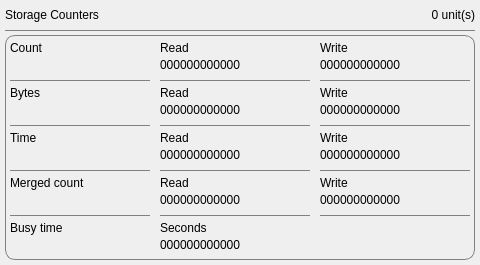
<?xml version="1.0" encoding="UTF-8"?>
<ui version="4.0">
 <class>sostwind</class>
 <widget class="QDialog" name="sostwind">
  <property name="geometry">
   <rect>
    <x>0</x>
    <y>0</y>
    <width>480</width>
    <height>265</height>
   </rect>
  </property>
  <property name="sizePolicy">
   <sizepolicy hsizetype="Fixed" vsizetype="Fixed">
    <horstretch>0</horstretch>
    <verstretch>0</verstretch>
   </sizepolicy>
  </property>
  <property name="minimumSize">
   <size>
    <width>480</width>
    <height>265</height>
   </size>
  </property>
  <property name="maximumSize">
   <size>
    <width>480</width>
    <height>265</height>
   </size>
  </property>
  <property name="font">
   <font/>
  </property>
  <property name="windowTitle">
   <string>MainWindow</string>
  </property>
  <widget class="QWidget" name="sostwdgt" native="true">
   <property name="geometry">
    <rect>
     <x>0</x>
     <y>0</y>
     <width>480</width>
     <height>265</height>
    </rect>
   </property>
   <property name="sizePolicy">
    <sizepolicy hsizetype="Fixed" vsizetype="Fixed">
     <horstretch>0</horstretch>
     <verstretch>0</verstretch>
    </sizepolicy>
   </property>
   <property name="minimumSize">
    <size>
     <width>480</width>
     <height>265</height>
    </size>
   </property>
   <property name="maximumSize">
    <size>
     <width>480</width>
     <height>265</height>
    </size>
   </property>
   <widget class="Line" name="sostlin3">
    <property name="geometry">
     <rect>
      <x>5</x>
      <y>30</y>
      <width>470</width>
      <height>1</height>
     </rect>
    </property>
    <property name="sizePolicy">
     <sizepolicy hsizetype="Fixed" vsizetype="Fixed">
      <horstretch>0</horstretch>
      <verstretch>0</verstretch>
     </sizepolicy>
    </property>
    <property name="minimumSize">
     <size>
      <width>470</width>
      <height>1</height>
     </size>
    </property>
    <property name="maximumSize">
     <size>
      <width>470</width>
      <height>1</height>
     </size>
    </property>
    <property name="styleSheet">
     <string notr="true">border: 1px solid #808080;</string>
    </property>
    <property name="orientation">
     <enum>Qt::Horizontal</enum>
    </property>
   </widget>
   <widget class="QLabel" name="sostlabl">
    <property name="geometry">
     <rect>
      <x>5</x>
      <y>5</y>
      <width>205</width>
      <height>20</height>
     </rect>
    </property>
    <property name="sizePolicy">
     <sizepolicy hsizetype="Fixed" vsizetype="Fixed">
      <horstretch>0</horstretch>
      <verstretch>0</verstretch>
     </sizepolicy>
    </property>
    <property name="minimumSize">
     <size>
      <width>205</width>
      <height>20</height>
     </size>
    </property>
    <property name="maximumSize">
     <size>
      <width>205</width>
      <height>20</height>
     </size>
    </property>
    <property name="styleSheet">
     <string notr="true">font: 15pt &quot;JetBrains Mono&quot;;</string>
    </property>
    <property name="text">
     <string>Storage Counters</string>
    </property>
   </widget>
   <widget class="QLabel" name="sostqant">
    <property name="geometry">
     <rect>
      <x>270</x>
      <y>5</y>
      <width>205</width>
      <height>20</height>
     </rect>
    </property>
    <property name="sizePolicy">
     <sizepolicy hsizetype="Fixed" vsizetype="Fixed">
      <horstretch>0</horstretch>
      <verstretch>0</verstretch>
     </sizepolicy>
    </property>
    <property name="minimumSize">
     <size>
      <width>205</width>
      <height>20</height>
     </size>
    </property>
    <property name="maximumSize">
     <size>
      <width>205</width>
      <height>20</height>
     </size>
    </property>
    <property name="styleSheet">
     <string notr="true">font: 15pt &quot;JetBrains Mono&quot;;</string>
    </property>
    <property name="text">
     <string>0 unit(s)</string>
    </property>
    <property name="alignment">
     <set>Qt::AlignRight|Qt::AlignTrailing|Qt::AlignVCenter</set>
    </property>
   </widget>
   <widget class="QFrame" name="frame">
    <property name="geometry">
     <rect>
      <x>5</x>
      <y>35</y>
      <width>470</width>
      <height>225</height>
     </rect>
    </property>
    <property name="sizePolicy">
     <sizepolicy hsizetype="Fixed" vsizetype="Fixed">
      <horstretch>0</horstretch>
      <verstretch>0</verstretch>
     </sizepolicy>
    </property>
    <property name="minimumSize">
     <size>
      <width>470</width>
      <height>225</height>
     </size>
    </property>
    <property name="maximumSize">
     <size>
      <width>470</width>
      <height>225</height>
     </size>
    </property>
    <property name="styleSheet">
     <string notr="true">background: transparent; border: 1px solid #808080; border-radius: 10px;</string>
    </property>
    <property name="frameShape">
     <enum>QFrame::StyledPanel</enum>
    </property>
    <property name="frameShadow">
     <enum>QFrame::Raised</enum>
    </property>
    <widget class="QLabel" name="soctwtlb">
     <property name="geometry">
      <rect>
       <x>315</x>
       <y>5</y>
       <width>150</width>
       <height>15</height>
      </rect>
     </property>
     <property name="sizePolicy">
      <sizepolicy hsizetype="Fixed" vsizetype="Fixed">
       <horstretch>0</horstretch>
       <verstretch>0</verstretch>
      </sizepolicy>
     </property>
     <property name="minimumSize">
      <size>
       <width>150</width>
       <height>15</height>
      </size>
     </property>
     <property name="maximumSize">
      <size>
       <width>150</width>
       <height>15</height>
      </size>
     </property>
     <property name="styleSheet">
      <string notr="true">font: 10pt &quot;Inter&quot;; border: none;</string>
     </property>
     <property name="text">
      <string>Write</string>
     </property>
    </widget>
    <widget class="QLabel" name="soctwtnm">
     <property name="geometry">
      <rect>
       <x>315</x>
       <y>20</y>
       <width>150</width>
       <height>20</height>
      </rect>
     </property>
     <property name="sizePolicy">
      <sizepolicy hsizetype="Fixed" vsizetype="Fixed">
       <horstretch>0</horstretch>
       <verstretch>0</verstretch>
      </sizepolicy>
     </property>
     <property name="minimumSize">
      <size>
       <width>150</width>
       <height>20</height>
      </size>
     </property>
     <property name="maximumSize">
      <size>
       <width>150</width>
       <height>20</height>
      </size>
     </property>
     <property name="styleSheet">
      <string notr="true">font: 15pt &quot;JetBrains Mono&quot;; border: none;</string>
     </property>
     <property name="text">
      <string>000000000000</string>
     </property>
    </widget>
    <widget class="QLabel" name="soctrdlb">
     <property name="geometry">
      <rect>
       <x>155</x>
       <y>5</y>
       <width>150</width>
       <height>15</height>
      </rect>
     </property>
     <property name="sizePolicy">
      <sizepolicy hsizetype="Fixed" vsizetype="Fixed">
       <horstretch>0</horstretch>
       <verstretch>0</verstretch>
      </sizepolicy>
     </property>
     <property name="minimumSize">
      <size>
       <width>150</width>
       <height>15</height>
      </size>
     </property>
     <property name="maximumSize">
      <size>
       <width>150</width>
       <height>15</height>
      </size>
     </property>
     <property name="styleSheet">
      <string notr="true">font: 10pt &quot;Inter&quot;; border: none;</string>
     </property>
     <property name="text">
      <string>Read</string>
     </property>
    </widget>
    <widget class="QLabel" name="soctrdnm">
     <property name="geometry">
      <rect>
       <x>155</x>
       <y>20</y>
       <width>150</width>
       <height>20</height>
      </rect>
     </property>
     <property name="sizePolicy">
      <sizepolicy hsizetype="Fixed" vsizetype="Fixed">
       <horstretch>0</horstretch>
       <verstretch>0</verstretch>
      </sizepolicy>
     </property>
     <property name="minimumSize">
      <size>
       <width>150</width>
       <height>20</height>
      </size>
     </property>
     <property name="maximumSize">
      <size>
       <width>150</width>
       <height>20</height>
      </size>
     </property>
     <property name="styleSheet">
      <string notr="true">font: 15pt &quot;JetBrains Mono&quot;; border: none;</string>
     </property>
     <property name="text">
      <string>000000000000</string>
     </property>
    </widget>
    <widget class="Line" name="sostln01">
     <property name="geometry">
      <rect>
       <x>155</x>
       <y>45</y>
       <width>150</width>
       <height>1</height>
      </rect>
     </property>
     <property name="sizePolicy">
      <sizepolicy hsizetype="Fixed" vsizetype="Fixed">
       <horstretch>0</horstretch>
       <verstretch>0</verstretch>
      </sizepolicy>
     </property>
     <property name="minimumSize">
      <size>
       <width>150</width>
       <height>1</height>
      </size>
     </property>
     <property name="maximumSize">
      <size>
       <width>150</width>
       <height>1</height>
      </size>
     </property>
     <property name="orientation">
      <enum>Qt::Horizontal</enum>
     </property>
    </widget>
    <widget class="Line" name="sostln02">
     <property name="geometry">
      <rect>
       <x>315</x>
       <y>45</y>
       <width>150</width>
       <height>1</height>
      </rect>
     </property>
     <property name="sizePolicy">
      <sizepolicy hsizetype="Fixed" vsizetype="Fixed">
       <horstretch>0</horstretch>
       <verstretch>0</verstretch>
      </sizepolicy>
     </property>
     <property name="minimumSize">
      <size>
       <width>150</width>
       <height>1</height>
      </size>
     </property>
     <property name="maximumSize">
      <size>
       <width>150</width>
       <height>1</height>
      </size>
     </property>
     <property name="orientation">
      <enum>Qt::Horizontal</enum>
     </property>
    </widget>
    <widget class="Line" name="sostln04">
     <property name="geometry">
      <rect>
       <x>155</x>
       <y>90</y>
       <width>150</width>
       <height>1</height>
      </rect>
     </property>
     <property name="sizePolicy">
      <sizepolicy hsizetype="Fixed" vsizetype="Fixed">
       <horstretch>0</horstretch>
       <verstretch>0</verstretch>
      </sizepolicy>
     </property>
     <property name="minimumSize">
      <size>
       <width>150</width>
       <height>1</height>
      </size>
     </property>
     <property name="maximumSize">
      <size>
       <width>150</width>
       <height>1</height>
      </size>
     </property>
     <property name="orientation">
      <enum>Qt::Horizontal</enum>
     </property>
    </widget>
    <widget class="QLabel" name="sobsrdlb">
     <property name="geometry">
      <rect>
       <x>155</x>
       <y>50</y>
       <width>150</width>
       <height>15</height>
      </rect>
     </property>
     <property name="sizePolicy">
      <sizepolicy hsizetype="Fixed" vsizetype="Fixed">
       <horstretch>0</horstretch>
       <verstretch>0</verstretch>
      </sizepolicy>
     </property>
     <property name="minimumSize">
      <size>
       <width>150</width>
       <height>15</height>
      </size>
     </property>
     <property name="maximumSize">
      <size>
       <width>150</width>
       <height>15</height>
      </size>
     </property>
     <property name="styleSheet">
      <string notr="true">font: 10pt &quot;Inter&quot;; border: none;</string>
     </property>
     <property name="text">
      <string>Read</string>
     </property>
    </widget>
    <widget class="QLabel" name="sobsrdnm">
     <property name="geometry">
      <rect>
       <x>155</x>
       <y>65</y>
       <width>150</width>
       <height>20</height>
      </rect>
     </property>
     <property name="sizePolicy">
      <sizepolicy hsizetype="Fixed" vsizetype="Fixed">
       <horstretch>0</horstretch>
       <verstretch>0</verstretch>
      </sizepolicy>
     </property>
     <property name="minimumSize">
      <size>
       <width>150</width>
       <height>20</height>
      </size>
     </property>
     <property name="maximumSize">
      <size>
       <width>150</width>
       <height>20</height>
      </size>
     </property>
     <property name="styleSheet">
      <string notr="true">font: 15pt &quot;JetBrains Mono&quot;; border: none;</string>
     </property>
     <property name="text">
      <string>000000000000</string>
     </property>
    </widget>
    <widget class="Line" name="sostln05">
     <property name="geometry">
      <rect>
       <x>315</x>
       <y>90</y>
       <width>150</width>
       <height>1</height>
      </rect>
     </property>
     <property name="sizePolicy">
      <sizepolicy hsizetype="Fixed" vsizetype="Fixed">
       <horstretch>0</horstretch>
       <verstretch>0</verstretch>
      </sizepolicy>
     </property>
     <property name="minimumSize">
      <size>
       <width>150</width>
       <height>1</height>
      </size>
     </property>
     <property name="maximumSize">
      <size>
       <width>150</width>
       <height>1</height>
      </size>
     </property>
     <property name="orientation">
      <enum>Qt::Horizontal</enum>
     </property>
    </widget>
    <widget class="QLabel" name="sobswtlb">
     <property name="geometry">
      <rect>
       <x>315</x>
       <y>50</y>
       <width>150</width>
       <height>15</height>
      </rect>
     </property>
     <property name="sizePolicy">
      <sizepolicy hsizetype="Fixed" vsizetype="Fixed">
       <horstretch>0</horstretch>
       <verstretch>0</verstretch>
      </sizepolicy>
     </property>
     <property name="minimumSize">
      <size>
       <width>150</width>
       <height>15</height>
      </size>
     </property>
     <property name="maximumSize">
      <size>
       <width>150</width>
       <height>15</height>
      </size>
     </property>
     <property name="styleSheet">
      <string notr="true">font: 10pt &quot;Inter&quot;; border: none;</string>
     </property>
     <property name="text">
      <string>Write</string>
     </property>
    </widget>
    <widget class="QLabel" name="sobswtnm">
     <property name="geometry">
      <rect>
       <x>315</x>
       <y>65</y>
       <width>150</width>
       <height>20</height>
      </rect>
     </property>
     <property name="sizePolicy">
      <sizepolicy hsizetype="Fixed" vsizetype="Fixed">
       <horstretch>0</horstretch>
       <verstretch>0</verstretch>
      </sizepolicy>
     </property>
     <property name="minimumSize">
      <size>
       <width>150</width>
       <height>20</height>
      </size>
     </property>
     <property name="maximumSize">
      <size>
       <width>150</width>
       <height>20</height>
      </size>
     </property>
     <property name="styleSheet">
      <string notr="true">font: 15pt &quot;JetBrains Mono&quot;; border: none;</string>
     </property>
     <property name="text">
      <string>000000000000</string>
     </property>
    </widget>
    <widget class="Line" name="sostln08">
     <property name="geometry">
      <rect>
       <x>315</x>
       <y>135</y>
       <width>150</width>
       <height>1</height>
      </rect>
     </property>
     <property name="sizePolicy">
      <sizepolicy hsizetype="Fixed" vsizetype="Fixed">
       <horstretch>0</horstretch>
       <verstretch>0</verstretch>
      </sizepolicy>
     </property>
     <property name="minimumSize">
      <size>
       <width>150</width>
       <height>1</height>
      </size>
     </property>
     <property name="maximumSize">
      <size>
       <width>150</width>
       <height>1</height>
      </size>
     </property>
     <property name="orientation">
      <enum>Qt::Horizontal</enum>
     </property>
    </widget>
    <widget class="Line" name="sostln11">
     <property name="geometry">
      <rect>
       <x>315</x>
       <y>180</y>
       <width>150</width>
       <height>1</height>
      </rect>
     </property>
     <property name="sizePolicy">
      <sizepolicy hsizetype="Fixed" vsizetype="Fixed">
       <horstretch>0</horstretch>
       <verstretch>0</verstretch>
      </sizepolicy>
     </property>
     <property name="minimumSize">
      <size>
       <width>150</width>
       <height>1</height>
      </size>
     </property>
     <property name="maximumSize">
      <size>
       <width>150</width>
       <height>1</height>
      </size>
     </property>
     <property name="orientation">
      <enum>Qt::Horizontal</enum>
     </property>
    </widget>
    <widget class="QLabel" name="sotmwtnm">
     <property name="geometry">
      <rect>
       <x>315</x>
       <y>110</y>
       <width>150</width>
       <height>20</height>
      </rect>
     </property>
     <property name="sizePolicy">
      <sizepolicy hsizetype="Fixed" vsizetype="Fixed">
       <horstretch>0</horstretch>
       <verstretch>0</verstretch>
      </sizepolicy>
     </property>
     <property name="minimumSize">
      <size>
       <width>150</width>
       <height>20</height>
      </size>
     </property>
     <property name="maximumSize">
      <size>
       <width>150</width>
       <height>20</height>
      </size>
     </property>
     <property name="styleSheet">
      <string notr="true">font: 15pt &quot;JetBrains Mono&quot;; border: none;</string>
     </property>
     <property name="text">
      <string>000000000000</string>
     </property>
    </widget>
    <widget class="QLabel" name="somcrdnm">
     <property name="geometry">
      <rect>
       <x>155</x>
       <y>155</y>
       <width>150</width>
       <height>20</height>
      </rect>
     </property>
     <property name="sizePolicy">
      <sizepolicy hsizetype="Fixed" vsizetype="Fixed">
       <horstretch>0</horstretch>
       <verstretch>0</verstretch>
      </sizepolicy>
     </property>
     <property name="minimumSize">
      <size>
       <width>150</width>
       <height>20</height>
      </size>
     </property>
     <property name="maximumSize">
      <size>
       <width>150</width>
       <height>20</height>
      </size>
     </property>
     <property name="styleSheet">
      <string notr="true">font: 15pt &quot;JetBrains Mono&quot;; border: none;</string>
     </property>
     <property name="text">
      <string>000000000000</string>
     </property>
    </widget>
    <widget class="Line" name="sostln07">
     <property name="geometry">
      <rect>
       <x>155</x>
       <y>135</y>
       <width>150</width>
       <height>1</height>
      </rect>
     </property>
     <property name="sizePolicy">
      <sizepolicy hsizetype="Fixed" vsizetype="Fixed">
       <horstretch>0</horstretch>
       <verstretch>0</verstretch>
      </sizepolicy>
     </property>
     <property name="minimumSize">
      <size>
       <width>150</width>
       <height>1</height>
      </size>
     </property>
     <property name="maximumSize">
      <size>
       <width>150</width>
       <height>1</height>
      </size>
     </property>
     <property name="orientation">
      <enum>Qt::Horizontal</enum>
     </property>
    </widget>
    <widget class="Line" name="sostln10">
     <property name="geometry">
      <rect>
       <x>155</x>
       <y>180</y>
       <width>150</width>
       <height>1</height>
      </rect>
     </property>
     <property name="sizePolicy">
      <sizepolicy hsizetype="Fixed" vsizetype="Fixed">
       <horstretch>0</horstretch>
       <verstretch>0</verstretch>
      </sizepolicy>
     </property>
     <property name="minimumSize">
      <size>
       <width>150</width>
       <height>1</height>
      </size>
     </property>
     <property name="maximumSize">
      <size>
       <width>150</width>
       <height>1</height>
      </size>
     </property>
     <property name="orientation">
      <enum>Qt::Horizontal</enum>
     </property>
    </widget>
    <widget class="QLabel" name="sotmrdlb">
     <property name="geometry">
      <rect>
       <x>155</x>
       <y>95</y>
       <width>150</width>
       <height>15</height>
      </rect>
     </property>
     <property name="sizePolicy">
      <sizepolicy hsizetype="Fixed" vsizetype="Fixed">
       <horstretch>0</horstretch>
       <verstretch>0</verstretch>
      </sizepolicy>
     </property>
     <property name="minimumSize">
      <size>
       <width>150</width>
       <height>15</height>
      </size>
     </property>
     <property name="maximumSize">
      <size>
       <width>150</width>
       <height>15</height>
      </size>
     </property>
     <property name="styleSheet">
      <string notr="true">font: 10pt &quot;Inter&quot;; border: none;</string>
     </property>
     <property name="text">
      <string>Read</string>
     </property>
    </widget>
    <widget class="QLabel" name="sotmwtlb">
     <property name="geometry">
      <rect>
       <x>315</x>
       <y>95</y>
       <width>150</width>
       <height>15</height>
      </rect>
     </property>
     <property name="sizePolicy">
      <sizepolicy hsizetype="Fixed" vsizetype="Fixed">
       <horstretch>0</horstretch>
       <verstretch>0</verstretch>
      </sizepolicy>
     </property>
     <property name="minimumSize">
      <size>
       <width>150</width>
       <height>15</height>
      </size>
     </property>
     <property name="maximumSize">
      <size>
       <width>150</width>
       <height>15</height>
      </size>
     </property>
     <property name="styleSheet">
      <string notr="true">font: 10pt &quot;Inter&quot;; border: none;</string>
     </property>
     <property name="text">
      <string>Write</string>
     </property>
    </widget>
    <widget class="QLabel" name="somcwtlb">
     <property name="geometry">
      <rect>
       <x>315</x>
       <y>140</y>
       <width>150</width>
       <height>15</height>
      </rect>
     </property>
     <property name="sizePolicy">
      <sizepolicy hsizetype="Fixed" vsizetype="Fixed">
       <horstretch>0</horstretch>
       <verstretch>0</verstretch>
      </sizepolicy>
     </property>
     <property name="minimumSize">
      <size>
       <width>150</width>
       <height>15</height>
      </size>
     </property>
     <property name="maximumSize">
      <size>
       <width>150</width>
       <height>15</height>
      </size>
     </property>
     <property name="styleSheet">
      <string notr="true">font: 10pt &quot;Inter&quot;; border: none;</string>
     </property>
     <property name="text">
      <string>Write</string>
     </property>
    </widget>
    <widget class="QLabel" name="sotmrdnm">
     <property name="geometry">
      <rect>
       <x>155</x>
       <y>110</y>
       <width>150</width>
       <height>20</height>
      </rect>
     </property>
     <property name="sizePolicy">
      <sizepolicy hsizetype="Fixed" vsizetype="Fixed">
       <horstretch>0</horstretch>
       <verstretch>0</verstretch>
      </sizepolicy>
     </property>
     <property name="minimumSize">
      <size>
       <width>150</width>
       <height>20</height>
      </size>
     </property>
     <property name="maximumSize">
      <size>
       <width>150</width>
       <height>20</height>
      </size>
     </property>
     <property name="styleSheet">
      <string notr="true">font: 15pt &quot;JetBrains Mono&quot;; border: none;</string>
     </property>
     <property name="text">
      <string>000000000000</string>
     </property>
    </widget>
    <widget class="QLabel" name="somcwtnm">
     <property name="geometry">
      <rect>
       <x>315</x>
       <y>155</y>
       <width>150</width>
       <height>20</height>
      </rect>
     </property>
     <property name="sizePolicy">
      <sizepolicy hsizetype="Fixed" vsizetype="Fixed">
       <horstretch>0</horstretch>
       <verstretch>0</verstretch>
      </sizepolicy>
     </property>
     <property name="minimumSize">
      <size>
       <width>150</width>
       <height>20</height>
      </size>
     </property>
     <property name="maximumSize">
      <size>
       <width>150</width>
       <height>20</height>
      </size>
     </property>
     <property name="styleSheet">
      <string notr="true">font: 15pt &quot;JetBrains Mono&quot;; border: none;</string>
     </property>
     <property name="text">
      <string>000000000000</string>
     </property>
    </widget>
    <widget class="QLabel" name="somcrdlb">
     <property name="geometry">
      <rect>
       <x>155</x>
       <y>140</y>
       <width>150</width>
       <height>15</height>
      </rect>
     </property>
     <property name="sizePolicy">
      <sizepolicy hsizetype="Fixed" vsizetype="Fixed">
       <horstretch>0</horstretch>
       <verstretch>0</verstretch>
      </sizepolicy>
     </property>
     <property name="minimumSize">
      <size>
       <width>150</width>
       <height>15</height>
      </size>
     </property>
     <property name="maximumSize">
      <size>
       <width>150</width>
       <height>15</height>
      </size>
     </property>
     <property name="styleSheet">
      <string notr="true">font: 10pt &quot;Inter&quot;; border: none;</string>
     </property>
     <property name="text">
      <string>Read</string>
     </property>
    </widget>
    <widget class="QLabel" name="sostctlb">
     <property name="geometry">
      <rect>
       <x>5</x>
       <y>5</y>
       <width>140</width>
       <height>15</height>
      </rect>
     </property>
     <property name="sizePolicy">
      <sizepolicy hsizetype="Fixed" vsizetype="Fixed">
       <horstretch>0</horstretch>
       <verstretch>0</verstretch>
      </sizepolicy>
     </property>
     <property name="minimumSize">
      <size>
       <width>140</width>
       <height>15</height>
      </size>
     </property>
     <property name="maximumSize">
      <size>
       <width>140</width>
       <height>15</height>
      </size>
     </property>
     <property name="styleSheet">
      <string notr="true">font: 600 10pt &quot;Inter&quot;; border: none;</string>
     </property>
     <property name="text">
      <string>Count</string>
     </property>
    </widget>
    <widget class="QLabel" name="sostbslb">
     <property name="geometry">
      <rect>
       <x>5</x>
       <y>50</y>
       <width>140</width>
       <height>15</height>
      </rect>
     </property>
     <property name="sizePolicy">
      <sizepolicy hsizetype="Fixed" vsizetype="Fixed">
       <horstretch>0</horstretch>
       <verstretch>0</verstretch>
      </sizepolicy>
     </property>
     <property name="minimumSize">
      <size>
       <width>140</width>
       <height>15</height>
      </size>
     </property>
     <property name="maximumSize">
      <size>
       <width>140</width>
       <height>15</height>
      </size>
     </property>
     <property name="styleSheet">
      <string notr="true">font: 600 10pt &quot;Inter&quot;; border: none;</string>
     </property>
     <property name="text">
      <string>Bytes</string>
     </property>
    </widget>
    <widget class="QLabel" name="sosttmlb">
     <property name="geometry">
      <rect>
       <x>5</x>
       <y>95</y>
       <width>140</width>
       <height>15</height>
      </rect>
     </property>
     <property name="sizePolicy">
      <sizepolicy hsizetype="Fixed" vsizetype="Fixed">
       <horstretch>0</horstretch>
       <verstretch>0</verstretch>
      </sizepolicy>
     </property>
     <property name="minimumSize">
      <size>
       <width>140</width>
       <height>15</height>
      </size>
     </property>
     <property name="maximumSize">
      <size>
       <width>140</width>
       <height>15</height>
      </size>
     </property>
     <property name="styleSheet">
      <string notr="true">font: 600 10pt &quot;Inter&quot;; border: none;</string>
     </property>
     <property name="text">
      <string>Time</string>
     </property>
    </widget>
    <widget class="QLabel" name="sostmclb">
     <property name="geometry">
      <rect>
       <x>5</x>
       <y>140</y>
       <width>140</width>
       <height>15</height>
      </rect>
     </property>
     <property name="sizePolicy">
      <sizepolicy hsizetype="Fixed" vsizetype="Fixed">
       <horstretch>0</horstretch>
       <verstretch>0</verstretch>
      </sizepolicy>
     </property>
     <property name="minimumSize">
      <size>
       <width>140</width>
       <height>15</height>
      </size>
     </property>
     <property name="maximumSize">
      <size>
       <width>140</width>
       <height>15</height>
      </size>
     </property>
     <property name="styleSheet">
      <string notr="true">font: 600 10pt &quot;Inter&quot;; border: none;</string>
     </property>
     <property name="text">
      <string>Merged count</string>
     </property>
    </widget>
    <widget class="Line" name="sostln00">
     <property name="geometry">
      <rect>
       <x>5</x>
       <y>45</y>
       <width>140</width>
       <height>1</height>
      </rect>
     </property>
     <property name="sizePolicy">
      <sizepolicy hsizetype="Fixed" vsizetype="Fixed">
       <horstretch>0</horstretch>
       <verstretch>0</verstretch>
      </sizepolicy>
     </property>
     <property name="minimumSize">
      <size>
       <width>140</width>
       <height>1</height>
      </size>
     </property>
     <property name="maximumSize">
      <size>
       <width>140</width>
       <height>1</height>
      </size>
     </property>
     <property name="orientation">
      <enum>Qt::Horizontal</enum>
     </property>
    </widget>
    <widget class="Line" name="sostln03">
     <property name="geometry">
      <rect>
       <x>5</x>
       <y>90</y>
       <width>140</width>
       <height>1</height>
      </rect>
     </property>
     <property name="sizePolicy">
      <sizepolicy hsizetype="Fixed" vsizetype="Fixed">
       <horstretch>0</horstretch>
       <verstretch>0</verstretch>
      </sizepolicy>
     </property>
     <property name="minimumSize">
      <size>
       <width>140</width>
       <height>1</height>
      </size>
     </property>
     <property name="maximumSize">
      <size>
       <width>140</width>
       <height>1</height>
      </size>
     </property>
     <property name="orientation">
      <enum>Qt::Horizontal</enum>
     </property>
    </widget>
    <widget class="Line" name="sostln06">
     <property name="geometry">
      <rect>
       <x>5</x>
       <y>135</y>
       <width>140</width>
       <height>1</height>
      </rect>
     </property>
     <property name="sizePolicy">
      <sizepolicy hsizetype="Fixed" vsizetype="Fixed">
       <horstretch>0</horstretch>
       <verstretch>0</verstretch>
      </sizepolicy>
     </property>
     <property name="minimumSize">
      <size>
       <width>140</width>
       <height>1</height>
      </size>
     </property>
     <property name="maximumSize">
      <size>
       <width>140</width>
       <height>1</height>
      </size>
     </property>
     <property name="orientation">
      <enum>Qt::Horizontal</enum>
     </property>
    </widget>
    <widget class="Line" name="sostln09">
     <property name="geometry">
      <rect>
       <x>5</x>
       <y>180</y>
       <width>140</width>
       <height>1</height>
      </rect>
     </property>
     <property name="sizePolicy">
      <sizepolicy hsizetype="Fixed" vsizetype="Fixed">
       <horstretch>0</horstretch>
       <verstretch>0</verstretch>
      </sizepolicy>
     </property>
     <property name="minimumSize">
      <size>
       <width>140</width>
       <height>1</height>
      </size>
     </property>
     <property name="maximumSize">
      <size>
       <width>140</width>
       <height>1</height>
      </size>
     </property>
     <property name="orientation">
      <enum>Qt::Horizontal</enum>
     </property>
    </widget>
    <widget class="QLabel" name="sostbtlb">
     <property name="geometry">
      <rect>
       <x>5</x>
       <y>185</y>
       <width>140</width>
       <height>15</height>
      </rect>
     </property>
     <property name="sizePolicy">
      <sizepolicy hsizetype="Fixed" vsizetype="Fixed">
       <horstretch>0</horstretch>
       <verstretch>0</verstretch>
      </sizepolicy>
     </property>
     <property name="minimumSize">
      <size>
       <width>140</width>
       <height>15</height>
      </size>
     </property>
     <property name="maximumSize">
      <size>
       <width>140</width>
       <height>15</height>
      </size>
     </property>
     <property name="styleSheet">
      <string notr="true">font: 600 10pt &quot;Inter&quot;; border: none;</string>
     </property>
     <property name="text">
      <string>Busy time</string>
     </property>
    </widget>
    <widget class="QLabel" name="sobtsclb">
     <property name="geometry">
      <rect>
       <x>155</x>
       <y>185</y>
       <width>140</width>
       <height>15</height>
      </rect>
     </property>
     <property name="sizePolicy">
      <sizepolicy hsizetype="Fixed" vsizetype="Fixed">
       <horstretch>0</horstretch>
       <verstretch>0</verstretch>
      </sizepolicy>
     </property>
     <property name="minimumSize">
      <size>
       <width>140</width>
       <height>15</height>
      </size>
     </property>
     <property name="maximumSize">
      <size>
       <width>140</width>
       <height>15</height>
      </size>
     </property>
     <property name="styleSheet">
      <string notr="true">font: 10pt &quot;Inter&quot;; border: none;</string>
     </property>
     <property name="text">
      <string>Seconds</string>
     </property>
    </widget>
    <widget class="QLabel" name="sostbtnm">
     <property name="geometry">
      <rect>
       <x>155</x>
       <y>200</y>
       <width>150</width>
       <height>20</height>
      </rect>
     </property>
     <property name="sizePolicy">
      <sizepolicy hsizetype="Fixed" vsizetype="Fixed">
       <horstretch>0</horstretch>
       <verstretch>0</verstretch>
      </sizepolicy>
     </property>
     <property name="minimumSize">
      <size>
       <width>150</width>
       <height>20</height>
      </size>
     </property>
     <property name="maximumSize">
      <size>
       <width>150</width>
       <height>20</height>
      </size>
     </property>
     <property name="styleSheet">
      <string notr="true">font: 15pt &quot;JetBrains Mono&quot;; border: none;</string>
     </property>
     <property name="text">
      <string>000000000000</string>
     </property>
    </widget>
   </widget>
  </widget>
 </widget>
 <resources/>
 <connections/>
</ui>
